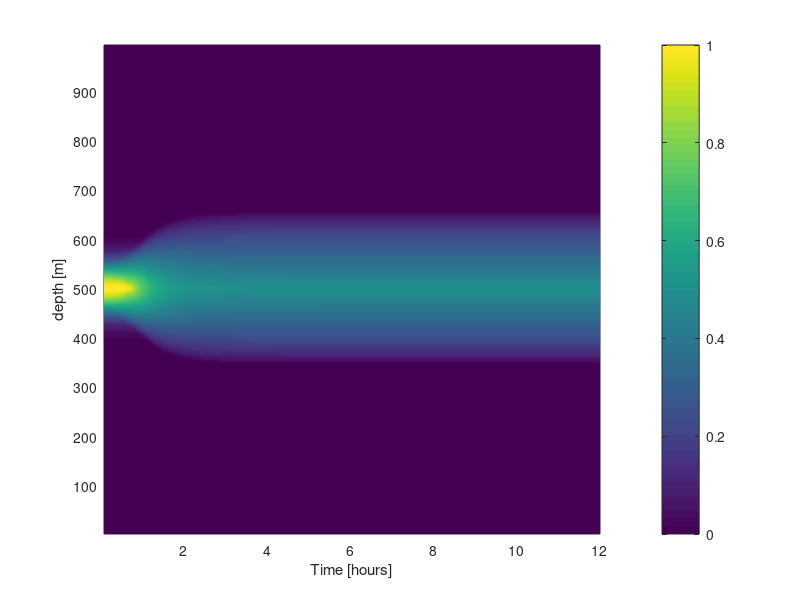
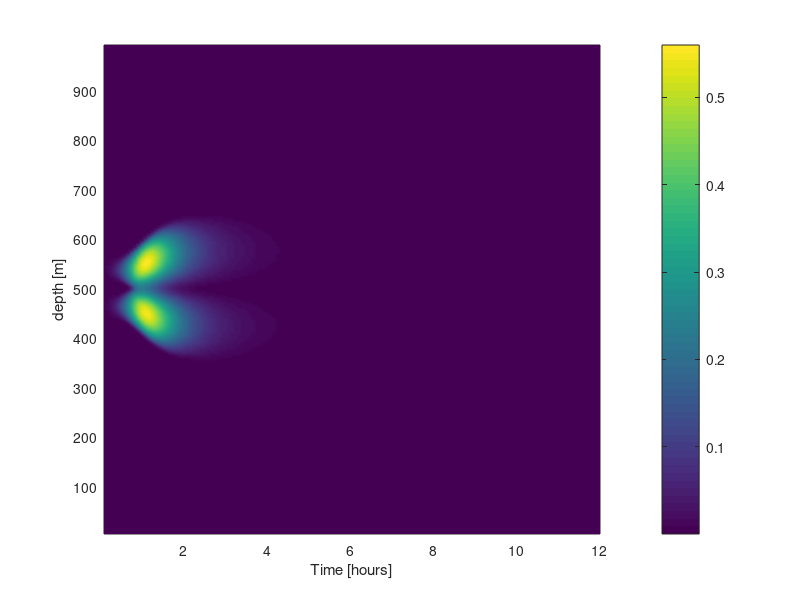

Reproduce these figures in MATLAB, in order.
clear all

load gotm_jet_data

pcolor(time2d'./3600,-z,u);shading interp;colorbar
caxis([0 1])
xlabel('Time [hours]')
ylabel('depth [m]')
set(gca,'ytick',[0:100:1000])

printname='paperfigs/gotm_single_column_u_velocity'
print(printname,'-r300','-depsc2');

close

zr=0.5*(z(:,1:end-1)+z(:,2:end));
pcolor(time2d(1:end-1,:)'./3600,-zr,nuh);shading interp;colorbar
xlabel('Time [hours]')
ylabel('depth [m]')
set(gca,'ytick',[0:100:1000])

printname='paperfigs/gotm_single_column_diffdia'
print(printname,'-r300','-depsc2');

close

